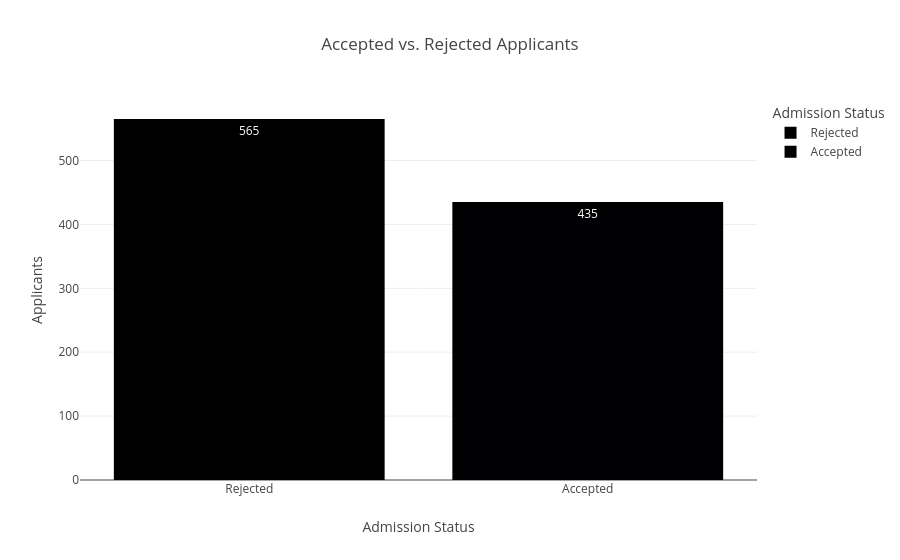

Notebook code for this chart:
### Code cell
# Create interactive visualizations

# A. Accepted vs. rejected applicants
status_counts = (
    df["Admission Status"]
    .value_counts()
    .rename_axis("Admission Status")
    .reset_index(name="Applicants")
)

fig = px.bar(
    status_counts,
    x="Admission Status",
    y="Applicants",
    color="Admission Status",
    title="Accepted vs. Rejected Applicants",
    text="Applicants"
)

fig.show()

### Figure 1 — Plotly figure (JSON) as saved in the notebook; plotly's stock layout.template omitted (floating-point values rounded to 4 significant figures)
{"data": [{"hovertemplate": "Admission Status=%{x}<br>Applicants=%{text}<extra></extra>", "legendgroup": "Rejected", "marker": {"color": "#000001", "pattern": {"shape": ""}}, "name": "Rejected", "orientation": "v", "showlegend": true, "text": [565.0], "textposition": "auto", "type": "bar", "x": ["Rejected"], "xaxis": "x", "y": [565], "yaxis": "y"}, {"hovertemplate": "Admission Status=%{x}<br>Applicants=%{text}<extra></extra>", "legendgroup": "Accepted", "marker": {"color": "#000002", "pattern": {"shape": ""}}, "name": "Accepted", "orientation": "v", "showlegend": true, "text": [435.0], "textposition": "auto", "type": "bar", "x": ["Accepted"], "xaxis": "x", "y": [435], "yaxis": "y"}], "layout": {"barmode": "relative", "legend": {"title": {"text": "Admission Status"}, "tracegroupgap": 0}, "title": {"text": "Accepted vs. Rejected Applicants"}, "xaxis": {"anchor": "y", "categoryarray": ["Rejected", "Accepted"], "categoryorder": "array", "domain": [0, 1], "title": {"text": "Admission Status"}}, "yaxis": {"anchor": "x", "domain": [0, 1], "title": {"text": "Applicants"}}}}
